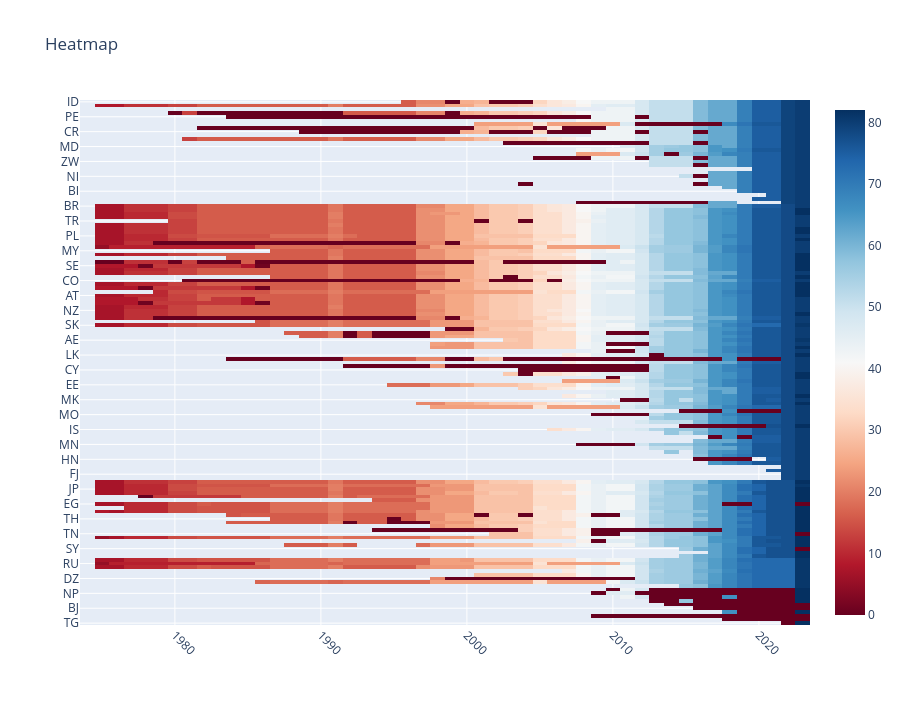

Notebook source saved alongside this figure:
### Code cell
year_sort = 2022
y_label = df_dyn_mapping_yearly.query("year == @year_sort").sort_values(["cluster", "total_articles"], ascending=False).country.to_list()

df_plot = (
    df_map_analysis
    # .query("cluster == @cluster")
    .assign(cluster_str=lambda df: df.cluster.astype(str))
    .pivot(index="country", columns="year", values="cluster_str")

    # .replace({cluster: 1})
    # .fillna(0)
)
uf.plotly_heatmap(df_plot.loc[y_label], x_labels=df_plot.columns, y_labels=y_label, line_height=5, y_type="country")

### Figure 1 — Plotly figure (JSON) as saved in the notebook; plotly's stock layout.template omitted (floating-point values rounded to 4 significant figures; data arrays with more than 128 entries replaced by an {"elided": "..."} marker saying what was removed)
{"data": [{"colorscale": [[0, "rgb(103,0,31)"], [0.1, "rgb(178,24,43)"], [0.2, "rgb(214,96,77)"], [0.3, "rgb(244,165,130)"], [0.4, "rgb(253,219,199)"], [0.5, "rgb(247,247,247)"], [0.6, "rgb(209,229,240)"], [0.7, "rgb(146,197,222)"], [0.8, "rgb(67,147,195)"], [0.9, "rgb(33,102,172)"], [1, "rgb(5,48,97)"]], "customdata": {"elided": "141x50x2 mixed values"}, "hovertemplate": "<b>X: </b>%{customdata[0]}<br><b>Y: </b>%{customdata[1]}<br><b>Z: </b> %{z:.3f}<br><extra></extra>", "type": "heatmap", "x": [1974, 1975, 1976, 1977, 1978, 1979, 1980, 1981, 1982, 1983, 1984, 1985, 1986, 1987, 1988, 1989, 1990, 1991, 1992, 1993, 1994, 1995, 1996, 1997, 1998, 1999, 2000, 2001, 2002, 2003, 2004, 2005, 2006, 2007, 2008, 2009, 2010, 2011, 2012, 2013, 2014, 2015, 2016, 2017, 2018, 2019, 2020, 2021, 2022, 2023], "y": {"elided": "141 str values"}, "z": {"elided": "141x50 str values"}}], "layout": {"height": 705, "title": {"text": "Heatmap"}, "xaxis": {"automargin": true, "tickangle": 45}, "yaxis": {"automargin": true, "autorange": "reversed"}}}
